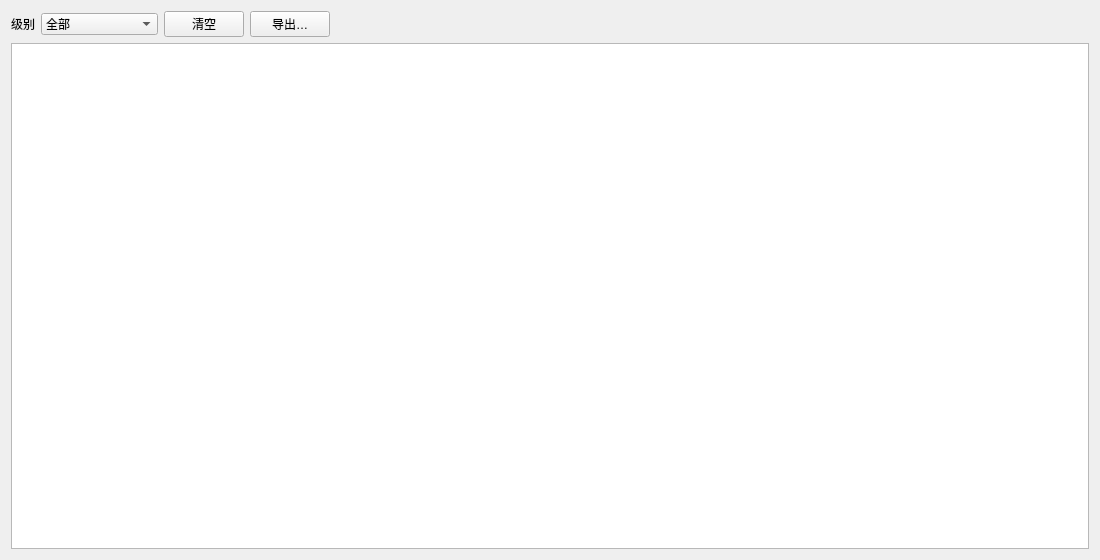
<?xml version="1.0" encoding="UTF-8"?>
<ui version="4.0">
 <class>LogView</class>
 <widget class="QWidget" name="LogView">
  <property name="geometry">
   <rect>
    <x>0</x>
    <y>0</y>
    <width>1100</width>
    <height>560</height>
   </rect>
  </property>
  <property name="windowTitle">
   <string>事件日志</string>
  </property>
  <layout class="QVBoxLayout" name="rootLayout">
   <item>
    <layout class="QHBoxLayout" name="toolLayout">
     <item>
      <widget class="QLabel" name="lblLevel">
       <property name="text">
        <string>级别</string>
       </property>
      </widget>
     </item>
     <item>
      <widget class="QComboBox" name="comboLevel">
       <item>
        <property name="text">
         <string>全部</string>
        </property>
       </item>
       <item>
        <property name="text">
         <string>故障 FAULT</string>
        </property>
       </item>
       <item>
        <property name="text">
         <string>恢复 RECOVER</string>
        </property>
       </item>
       <item>
        <property name="text">
         <string>信息 INFO</string>
        </property>
       </item>
      </widget>
     </item>
     <item>
      <widget class="QPushButton" name="btnClear">
       <property name="text">
        <string>清空</string>
       </property>
      </widget>
     </item>
     <item>
      <widget class="QPushButton" name="btnExport">
       <property name="text">
        <string>导出…</string>
       </property>
      </widget>
     </item>
     <item>
      <spacer name="toolSpacer">
       <property name="orientation">
        <enum>Qt::Horizontal</enum>
       </property>
       <property name="sizeHint" stdset="0">
        <size>
         <width>40</width>
         <height>20</height>
        </size>
       </property>
      </spacer>
     </item>
    </layout>
   </item>
   <item>
    <widget class="QPlainTextEdit" name="textLog">
     <property name="readOnly">
      <bool>true</bool>
     </property>
     <property name="maximumBlockCount">
      <number>5000</number>
     </property>
     <property name="font">
      <font>
       <family>Consolas</family>
      </font>
     </property>
    </widget>
   </item>
  </layout>
 </widget>
 <resources/>
 <connections/>
</ui>
